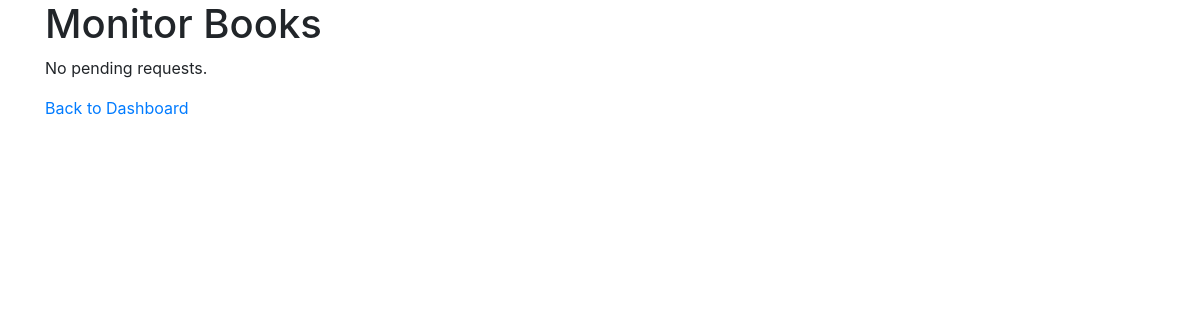
Page /monitor_books (signed in) on the earlier database version.
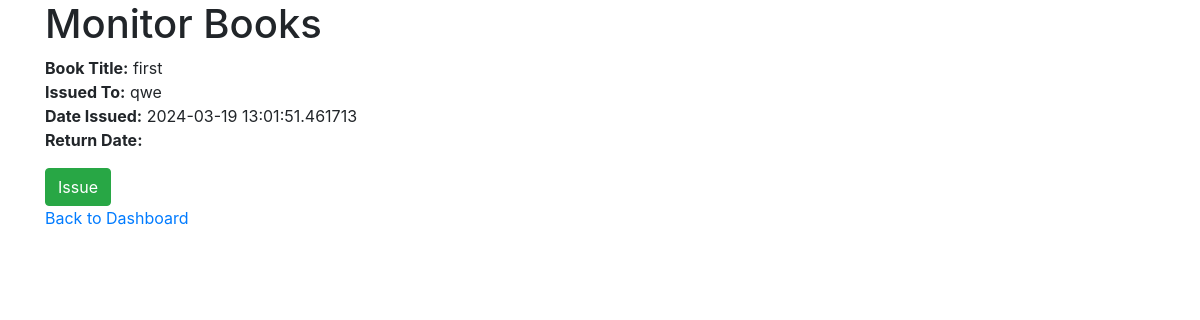
Same page on the later database version.
### app.py (models this page shows)
class Issue(db.Model):
    id = db.Column(db.Integer, primary_key=True)
    user_id = db.Column(db.Integer, db.ForeignKey('user.id'), nullable=False)
    book_id = db.Column(db.Integer, db.ForeignKey('book.id'), nullable=False)
    librarian_id = db.Column(db.Integer, db.ForeignKey('user.id'), nullable=True)  # Assuming librarians are also users
    section_id = db.Column(db.Integer, db.ForeignKey('section.id'), nullable=False)
    date_issued = db.Column(db.DateTime, default=datetime.now, nullable=False)
    due_date = db.Column(db.DateTime, nullable=True)
    status = db.Column(db.String(50), nullable=False, default='issued')

class Book(db.Model):
    id = db.Column(db.Integer, primary_key=True)
    title = db.Column(db.String(150), nullable=False)
    author = db.Column(db.String(100), nullable=False)
    pages = db.Column(db.Integer)  # Add this line for the number of pages
    section_id = db.Column(db.Integer, db.ForeignKey('section.id'), nullable=False)
    section = db.relationship('Section', back_populates='books')
    issues = db.relationship('Issue', backref='book', lazy='dynamic')

class User(db.Model):
    id = db.Column(db.Integer, primary_key=True)
    name = db.Column(db.String(100), nullable=False)
    email = db.Column(db.String(120), unique=True, nullable=False)
    mobile = db.Column(db.String(10), unique=True, nullable=False)
    username = db.Column(db.String(80), unique=True, nullable=False)
    password = db.Column(db.String(100), nullable=False)
    role = db.Column(db.String(20), nullable=False, default='user')
    sections = db.relationship('Section', backref='librarian', lazy='dynamic')
    issues = db.relationship('Issue', foreign_keys="[Issue.user_id]", backref='user', lazy='dynamic')
    librarian_actions = db.relationship('Issue', foreign_keys="[Issue.librarian_id]", backref='librarian', lazy='dynamic')

### app.py (the view)
@app.route('/monitor_books', methods=['GET'])
def monitor_books():
    if 'librarian_id' not in session:
        flash('You need to login as a librarian!', 'warning')
        return redirect(url_for('librarian_login'))
    requested_issues = Issue.query.filter_by(status='requested').all()
    return render_template('monitor_books.html', issues=requested_issues)

### templates/monitor_books.html (shortened to what this page needs)
<!DOCTYPE html>
<html lang="en">
<head>
    <link rel="stylesheet" href="https://stackpath.bootstrapcdn.com/bootstrap/4.3.1/css/bootstrap.min.css">
</head>
<body>
<div class="container">
    <h1>Monitor Books</h1>
    <div>
        {% for issue in issues %}
            <div class="request-entry">
                <p>
                    <strong>Book Title:</strong> {{ issue.book.title }}<br>
                    <strong>Issued To:</strong> {{ issue.user.name }}<br>
                    <strong>Date Issued:</strong> {{ issue.date_issued }}<br>
                    <strong>Return Date:</strong> {{ issue.return_date }}
                </p>
                <form action="{{ url_for('issue_book_to_user', issue_id=issue.id) }}" method="post">
                    <button type="submit" class="btn btn-success">Issue</button>
                </form>
            </div>
        {% else %}
            <p>No pending requests.</p>
        {% endfor %}
    </div>
    <a href="{{ url_for('librarian_dashboard') }}">Back to Dashboard</a>
</div>
</body>
</html>

Differences in the rows shown:
added Issue: book "first", user.name "qwe", date_issued "2024-03-19 13:01:51.461713"
Other differences:
text no longer shown: "No pending requests."
